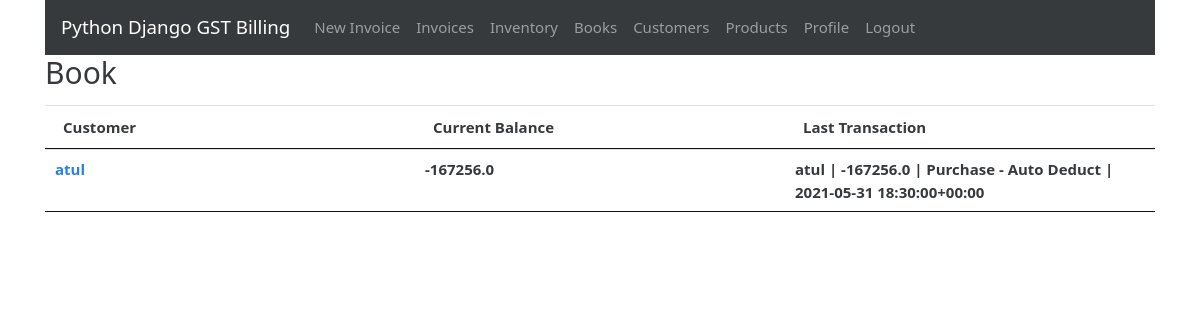
The page /books (signed in) on the database as committed earlier.
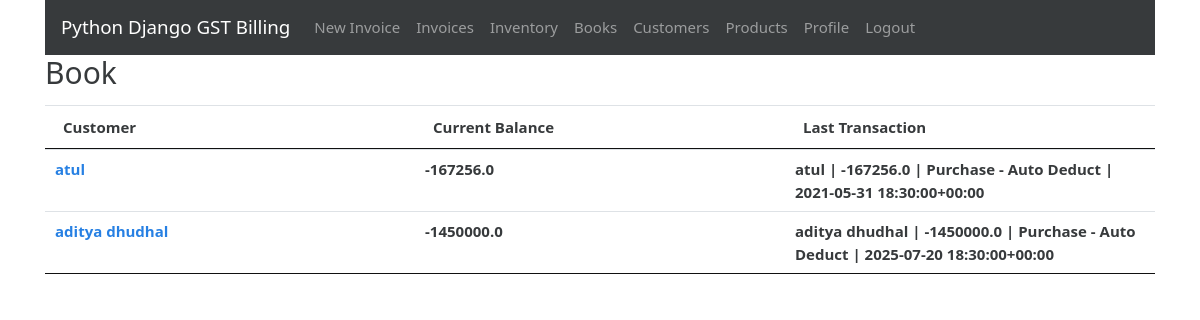
The same page on the database as committed later.
### gstbillingapp/models.py (models this page shows, shortened)
class Book(models.Model):
    user = models.ForeignKey(User, null=True, blank=True, on_delete=models.SET_NULL)
    customer = models.ForeignKey(Customer, null=True, blank=True, on_delete=models.SET_NULL)
    current_balance = models.FloatField(default=0)
    last_log = models.ForeignKey('BookLog', null=True, blank=True, default=None, on_delete=models.SET_NULL)

class Customer(models.Model):
    user = models.ForeignKey(User, null=True, blank=True, on_delete=models.SET_NULL)
    customer_name = models.CharField(max_length=200)
    customer_address = models.TextField(max_length=600, blank=True, null=True)
    customer_phone = models.CharField(max_length=14, blank=True, null=True)
    customer_gst = models.CharField(max_length=15, blank=True, null=True)

class BookLog(models.Model):
    parent_book = models.ForeignKey(Book, null=True, blank=True, on_delete=models.CASCADE)
    date = models.DateTimeField(default=datetime.now, blank=True, null=True)
    last_modified = models.DateTimeField(auto_now=True)
    CHANGE_TYPES = [
        (0, 'Paid'),
        (1, 'Purchased Items'),
        (2, 'Sold Items'),
        (4, 'Other'),
    ]
    change_type = models.IntegerField(choices=CHANGE_TYPES, default=0)
    change = models.FloatField(default=0.0)
    associated_invoice = models.ForeignKey(Invoice, blank=True, null=True, default=None, on_delete=models.SET_NULL)
    description = models.TextField(max_length=600, blank=True, null=True)
    def __str__(self):
        return self.parent_book.customer.customer_name + " | " + str(self.change) + " | " + self.description + " | " + str(self.date)

### gstbillingapp/views.py (the view)
# urls.py: path('books', views.books, name='books'),
@login_required
def books(request):
    context = {}
    context['book_list'] = Book.objects.filter(user=request.user)
    return render(request, 'gstbillingapp/books.html', context)

### gstbillingapp/templates/gstbillingapp/books.html (shortened to what this page needs)
{% extends "gstbillingapp/base.html" %}
{% load static %}
{% block content %}
<div class="row">
	<div class="col">
		<h2>Book</h2>
	</div>
</div>
<table class="table table-hover font-weight-bold" id="book-table">
	<thead>
		<tr>
			<th>Customer</th>
			<th>Current Balance</th>
			<th>Last Transaction</th>
		</tr>
	</thead>
	<tbody class="two-col-form">
		{% for book in book_list %}
		<tr onclick="window.location='{% url 'book_logs' book.id %}';">
			<td><a href="{% url 'book_logs' book.id %}">{{book.customer.customer_name}}</a></td>
			<td>{{book.current_balance}}</td>
			<td>{{book.last_log}}</td>
		</tr>
		{% endfor %}
	</tbody>
</table>
{% endblock %}

Rows that differ between the two databases and show on the page:
added Book: customer.customer_name "aditya dhudhal", current_balance "-1450000.0", last_log "aditya dhudhal | -1450000.0 | Purchase - Auto Deduct | 2025-07-20 18:30:00+00:00"
